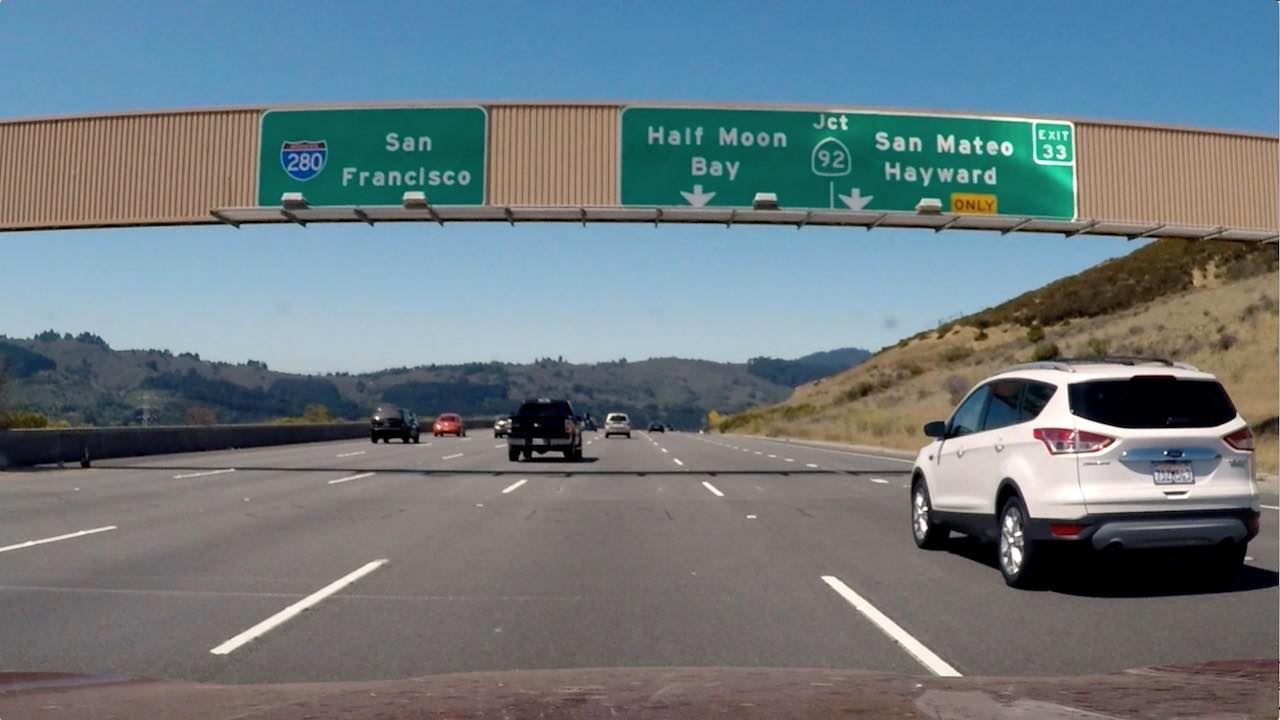
#> input picture exercises/P4-Lessons/signs_vehicles_xygrad.png, 1280 x 720 px
$ jupyter execute gradient_threshold.ipynb   (shell and % lines are left out)   (older library calls are emulated)
#> lines starting #> are read from the running program, lines starting #| are printed output that depends on the picture
[cell 1]
# 3 different thresholds
# absolute value for x and for y
# overall magnitude of the gradient, for both x and y
# direction of the gradient

# third one is mandatory, not sure if I need both one and two

[cell 2]
import cv2
import numpy as np
import matplotlib.image as mpimg
import matplotlib.pyplot as plt

[cell 3]
def abs_sobel_thresh(img, orient='x', sobel_kernel=3, thresh=(0,255)):
    # calculate directional gradient
    if orient=='x':
        sobel = cv2.Sobel(img, cv2.CV_64F, 1, 0, ksize=sobel_kernel)
    else:
        sobel = cv2.Sobel(img, cv2.CV_64F, 0, 1, ksize=sobel_kernel)
    # get absolute value
    abs_sobel = np.absolute(sobel)
    # scale it
    scaled_sobel = np.uint8(255*abs_sobel/np.max(abs_sobel))
    # create binary mask and apply threshold
    grad_binary = np.zeros_like(scaled_sobel)
    grad_binary[(scaled_sobel>=thresh[0]) & (scaled_sobel<=thresh[1])] = 1

    return grad_binary

def mag_thresh(img, sobel_kernel=3, thresh=(0,255)):
    # calculate gradient magnitude
    sobelx = cv2.Sobel(img, cv2.CV_64F, 1, 0, ksize=sobel_kernel)
    sobely = cv2.Sobel(img, cv2.CV_64F, 0, 1, ksize=sobel_kernel)
    grad_mag = np.sqrt(sobelx**2 + sobely**2)
    # scale it
    scaled_sobel = np.uint8(255*grad_mag/np.max(grad_mag))
    # create binary mask and apply threshold
    grad_binary = np.zeros_like(scaled_sobel)
    grad_binary[(scaled_sobel>=thresh[0]) & (scaled_sobel<=thresh[1])] = 1

    return grad_binary

def dir_thresh(img, sobel_kernel=3, thresh=(0,np.pi/2)):
    # calculate sobel
    sobelx = cv2.Sobel(img, cv2.CV_64F, 1, 0, ksize=sobel_kernel)
    sobely = cv2.Sobel(img, cv2.CV_64F, 0, 1, ksize=sobel_kernel)
    # calculate gradient direction
    grad_dir = np.arctan2(np.absolute(sobely), np.absolute(sobelx))
    # create binary mask and apply threshold
    grad_binary = np.zeros_like(grad_dir)
    grad_binary[(grad_dir>=thresh[0]) & (grad_dir<=thresh[1])] = 1

    return grad_binary

[cell 4]
# choose a sobel kernel size
ksize = 3 # choose a larger odd number to smooth gradient measurements
img = mpimg.imread('signs_vehicles_xygrad.png')
#> img is the input picture: shape (720, 1280, 3) float32; mean R, G, B 0.428, 0.477, 0.5
gray = cv2.cvtColor(img, cv2.COLOR_RGB2GRAY)

# apply each of the thresholding functions
gradx = abs_sobel_thresh(gray, orient='x', sobel_kernel=ksize, thresh=(35,60))
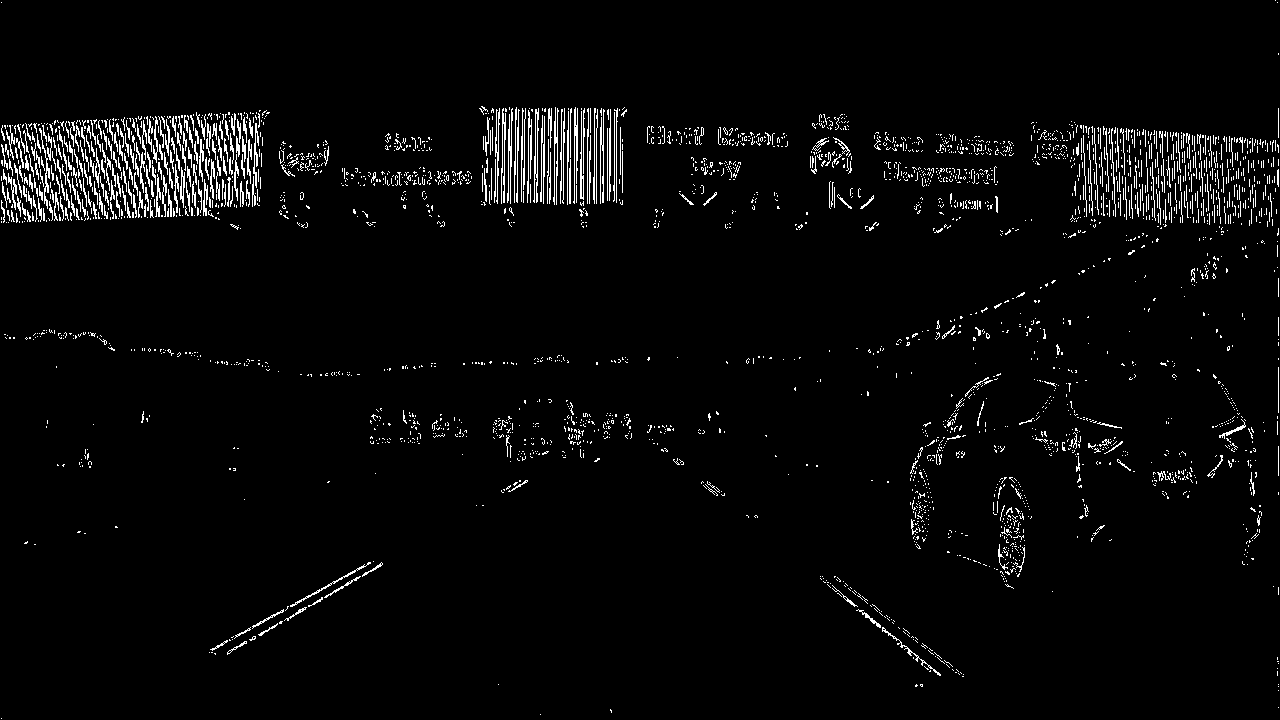
#> gradx: shape (720, 1280); values 0 (black) and 1 (white), 3.3% white in thin lines or dots
grady = abs_sobel_thresh(gray, orient='y', sobel_kernel=ksize, thresh=(40,80))
#> grady: shape (720, 1280); values 0 (black) and 1 (white), 3.5% white in thin lines or dots
mag_binary = mag_thresh(gray, sobel_kernel=ksize, thresh=(60,90))
#> mag_binary: shape (720, 1280); values 0 (black) and 1 (white), 2.7% white in thin lines or dots
dir_binary = dir_thresh(gray, sobel_kernel=15, thresh=(.9,1.1))
#> in dir_thresh, `grad_dir = np.arctan2(np.absolute(sobely), np.absolute(sobelx))`:
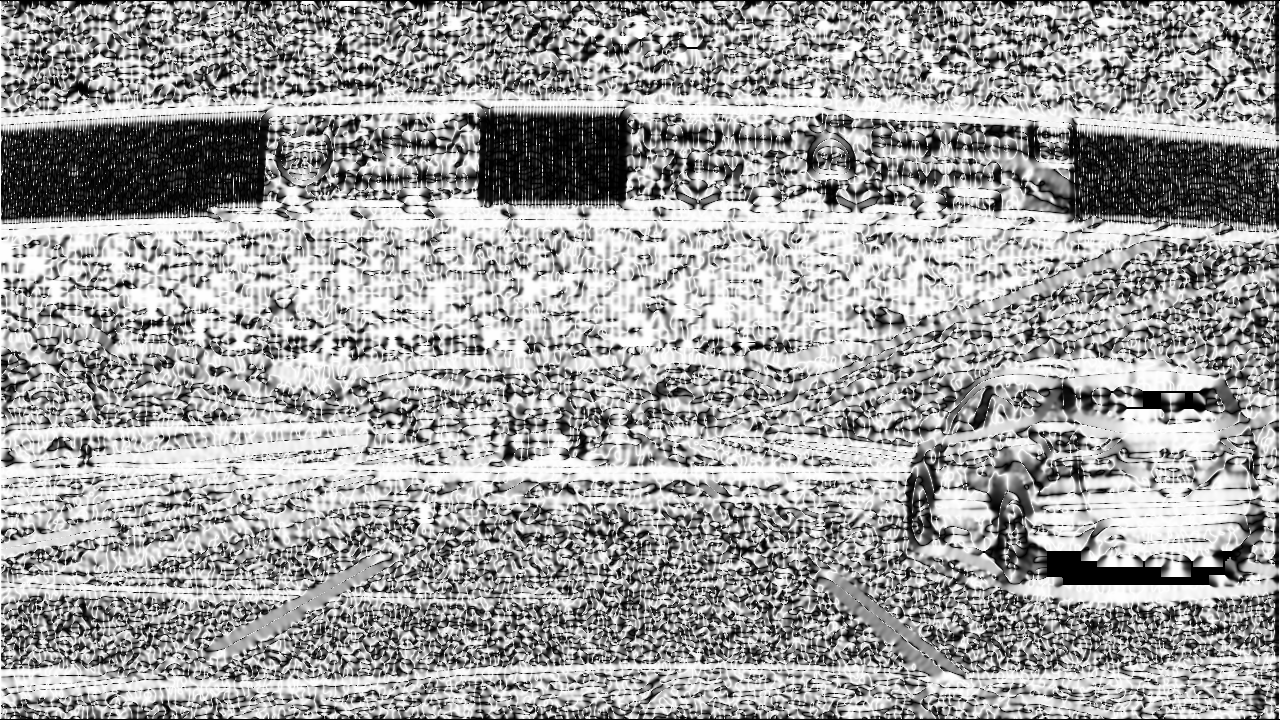
#> grad_dir: shape (720, 1280) float64; min 0, max 1.57, mean 0.981; drawn with min black and max white
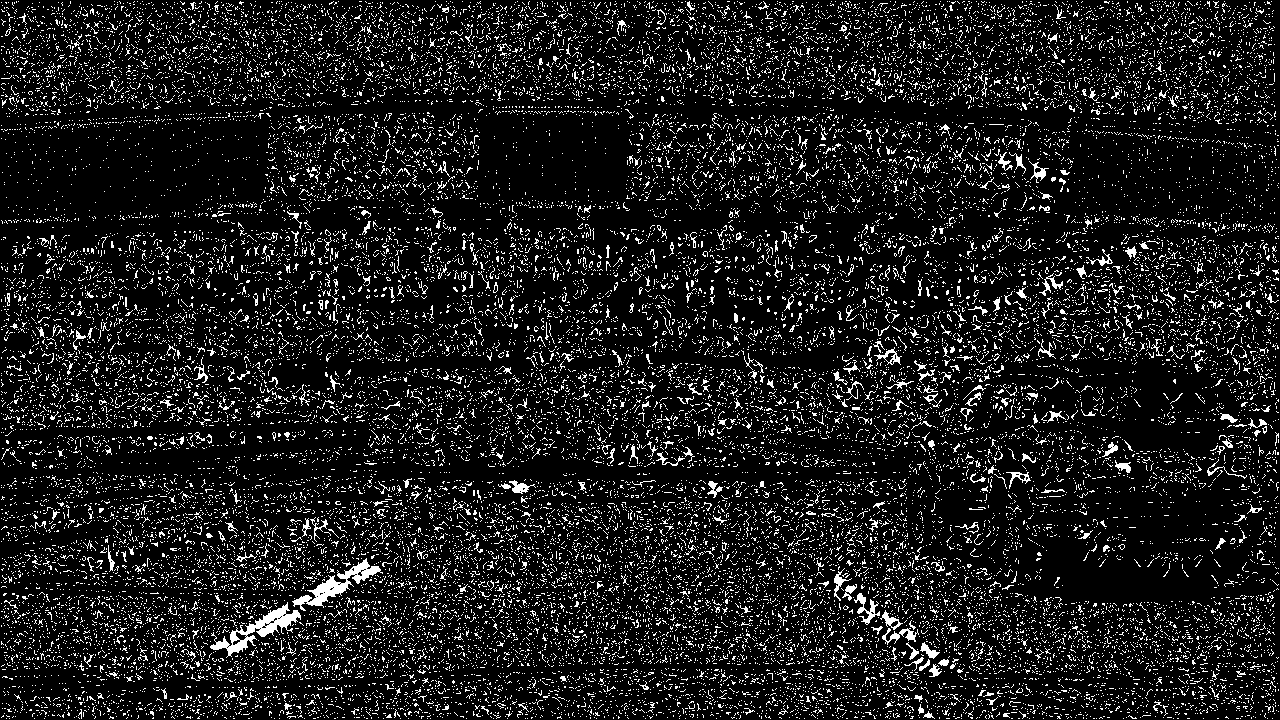
#> dir_binary: shape (720, 1280) float64; values 0 (black) and 1 (white), 11% white in thin lines or dots

combined = np.zeros_like(gray)
#combined[(gradx == 1) & (grady == 1) & (mag_binary == 1) & (dir_binary ==1)] = 1
combined[((gradx == 1) & (grady == 1)) | ((mag_binary == 1) & (dir_binary ==1))] = 1

[cell 5]
# plot the results
f, plots = plt.subplots(3,2,figsize=(24,27)) # plot - row, col
plots[0][0].imshow(img)
plots[0][0].set_title('Original Image', fontsize=50)
plots[0][1].imshow(gradx, cmap='gray')
plots[0][1].set_title('Grad x', fontsize=50)
plots[1][0].imshow(grady, cmap='gray')
plots[1][0].set_title('Grad y', fontsize=50)
plots[1][1].imshow(mag_binary, cmap='gray')
plots[1][1].set_title('Magnitude', fontsize=50)
plots[2][0].imshow(dir_binary, cmap='gray')
plots[2][0].set_title('Direction', fontsize=50)
plots[2][1].imshow(combined, cmap='gray')
plots[2][1].set_title('Combined', fontsize=50)

plt.subplots_adjust(left=0., right=1., top=.9, bottom=0.)
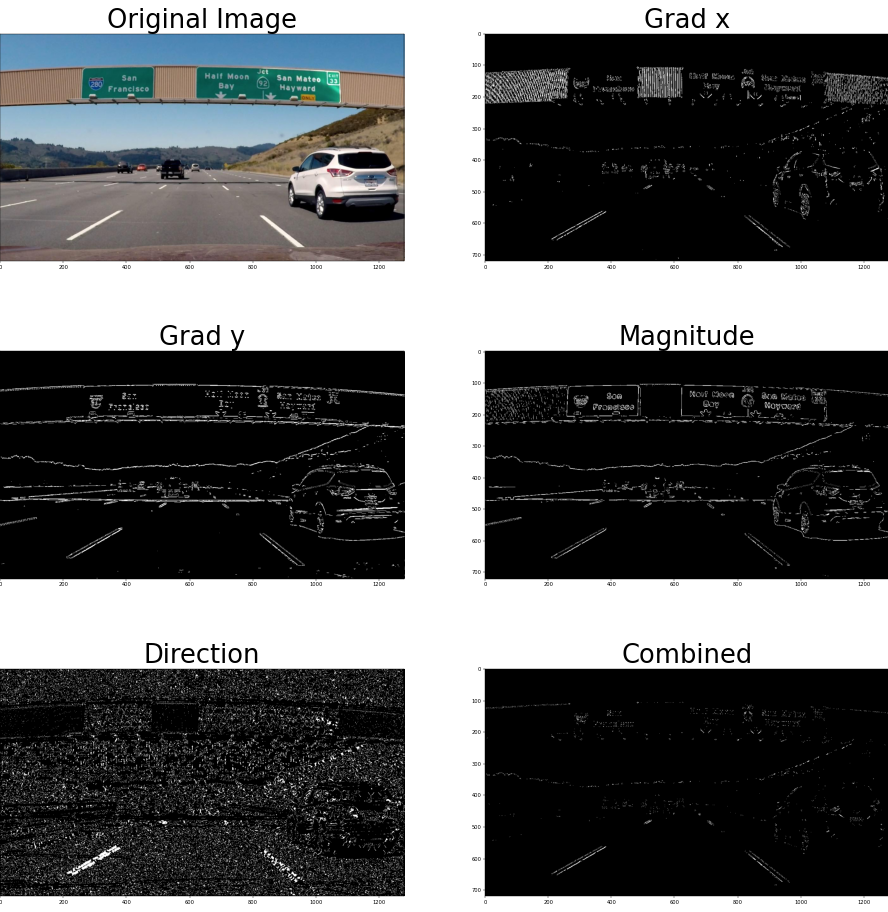
#> figure drawn by matplotlib, 6 panels
